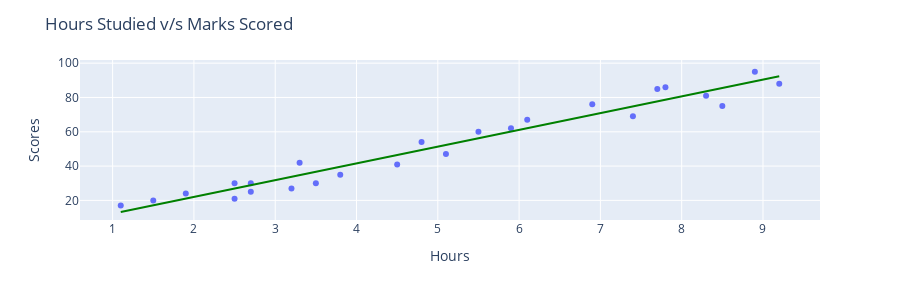

Source (notebook cell):
### Markdown cell above
Looking at the graph we can see that there is some linear relationship(y = slope*x + intercept) between the Hours studied and Marks scored. For a quick analysis we can create a trendline in the above chart using 'trendline' attribute.

### Code cell
fig = px.scatter(data,x="Hours", y="Scores",trendline='ols',trendline_color_override='green')
fig.update_layout(
    height=300,
    title_text='Hours Studied v/s Marks Scored'
)
fig.show()

### Figure 1 — Plotly figure (JSON) as saved in the notebook; plotly's stock layout.template omitted (floating-point values rounded to 4 significant figures)
{"data": [{"hoverlabel": {"namelength": 0}, "hovertemplate": "Hours=%{x}<br>Scores=%{y}", "legendgroup": "", "marker": {"color": "#636efa", "symbol": "circle"}, "mode": "markers", "name": "", "showlegend": false, "type": "scatter", "x": [2.5, 5.1, 3.2, 8.5, 3.5, 1.5, 9.2, 5.5, 8.3, 2.7, 7.7, 5.9, 4.5, 3.3, 1.1, 8.9, 2.5, 1.9, 6.1, 7.4, 2.7, 4.8, 3.8, 6.9, 7.8], "xaxis": "x", "y": [21, 47, 27, 75, 30, 20, 88, 60, 81, 25, 85, 62, 41, 42, 17, 95, 30, 24, 67, 69, 30, 54, 35, 76, 86], "yaxis": "y"}, {"hoverlabel": {"namelength": 0}, "hovertemplate": "<b>OLS trendline</b><br>Scores = 9.7758 * Hours + 2.48367<br>R<sup>2</sup>=0.952948<br><br>Hours=%{x}<br>Scores=%{y} <b>(trend)</b>", "legendgroup": "", "line": {"color": "green"}, "marker": {"color": "#636efa", "symbol": "circle"}, "mode": "lines", "name": "", "showlegend": false, "type": "scatter", "x": [1.1, 1.5, 1.9, 2.5, 2.5, 2.7, 2.7, 3.2, 3.3, 3.5, 3.8, 4.5, 4.8, 5.1, 5.5, 5.9, 6.1, 6.9, 7.4, 7.7, 7.8, 8.3, 8.5, 8.9, 9.2], "xaxis": "x", "y": [13.24, 17.15, 21.06, 26.92, 26.92, 28.88, 28.88, 33.77, 34.74, 36.7, 39.63, 46.47, 49.41, 52.34, 56.25, 60.16, 62.12, 69.94, 74.82, 77.76, 78.73, 83.62, 85.58, 89.49, 92.42], "yaxis": "y"}], "layout": {"height": 300, "legend": {"tracegroupgap": 0}, "margin": {"t": 60}, "title": {"text": "Hours Studied v/s Marks Scored"}, "xaxis": {"anchor": "y", "domain": [0, 1], "title": {"text": "Hours"}}, "yaxis": {"anchor": "x", "domain": [0, 1], "title": {"text": "Scores"}}}}
